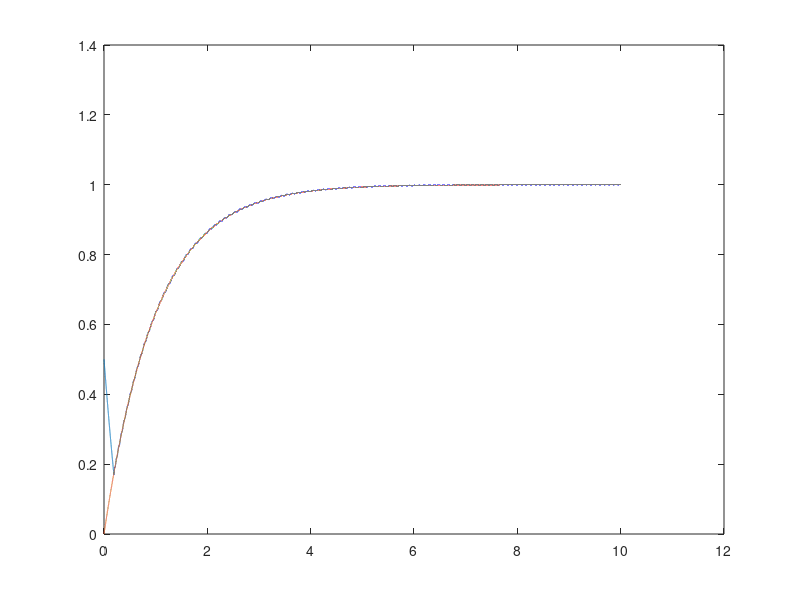
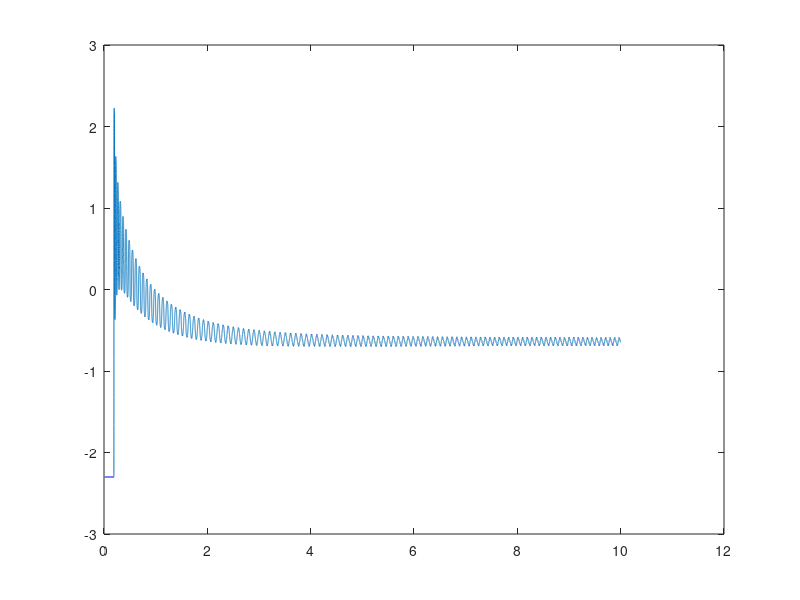
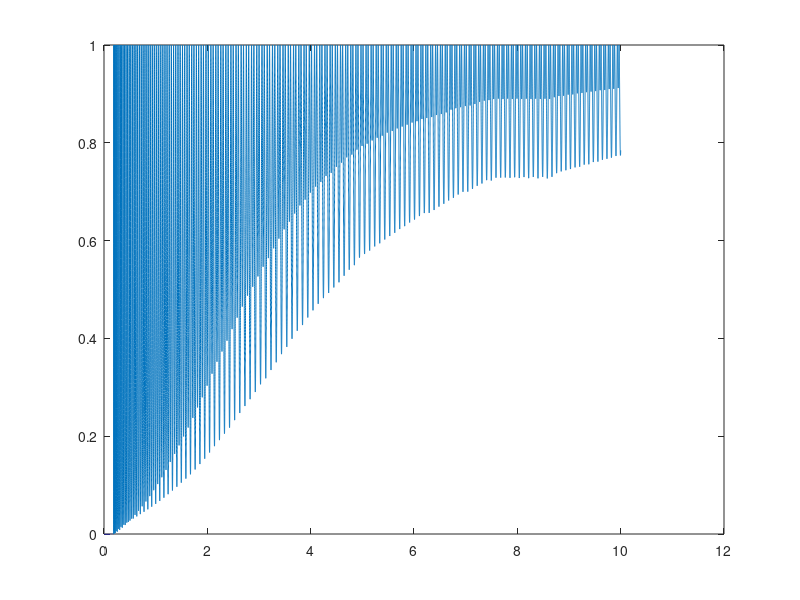
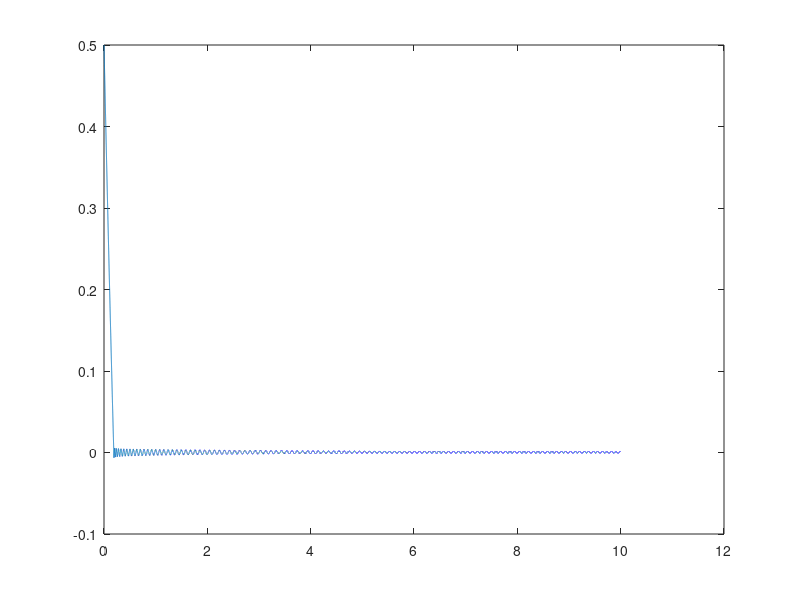

MATLAB code for these plots, in order:
% Federal University of Rio Grande do Norte
% Title: Dual Mode Adaptive Robust Controller (DMARC)
% Author: Danilo Pena
% Description: DMARC with a first order plant

clear
close all
clc

h = 0.0001; 
t = 0:h:10; 
n = max(size(t)); 

%% Initialization

t_o = zeros(1,n-1);
dym_o = zeros(1,n-1);
ym_o =  zeros(1,n-1);
dy_o = zeros(1,n-1);
y_o = zeros(1,n-1);
eo_o = zeros(1,n-1);
dtheta1_o = zeros(1,n-1);
theta1_o = zeros(1,n-1);
dtheta2_o = zeros(1,n-1);
theta2_o = zeros(1,n-1);
u_o = zeros(1,n-1);

% Variables
input_step = ones(1,n);
u = 0;
ym = 0;
y = 0.5;
eo = 0;
am = 1;
km = 1;
ap = -1;
kp = 1;
theta1 = 0;
theta2 = 0;
theta1_estimated = 2.3;
theta2_estimated = 1.3;
sigma = 1;
L = 0.000005;
mi = 0;

%% Loop

for  k=1:n

    r = input_step(k);

    % Reference model
    dym = - am*ym + km*r;
    dym_o(k) = dym;

    ym = dym*h + ym;
    ym_o(k) = ym;

    % Plant
    dy = - ap*y + kp*u;
    dy_o(k) = dy;

    y = dy*h + y;
    y_o(k) = y;

    % Control Law
    u = theta1*y + theta2*r;
    u_o(k) = u;

    % Error
    eo = y - ym;
    eo_o(k) = eo;  

    % Controller parameters
    mi = exp(-((eo*eo)/L));
    mi_o(k) = mi;
    %mi=0;
    
        if mi>0 % Dual Mode
            dtheta1 = (-sigma*theta1 - sigma*theta1_estimated*sign(eo*y))/mi;
            dtheta2 = (-sigma*theta2 - sigma*theta2_estimated*sign(eo*r))/mi;

            theta1 = dtheta1*h + theta1;
            theta2 = dtheta2*h + theta2;
        else  % VS-MRAC
            theta1 = - theta1_estimated*sign(eo*y);
            theta2 = - theta2_estimated*sign(eo*r);
        end 

    theta1_o(k) = theta1;
    theta2_o(k) = theta2;

    t_o(k) = k*h;
end

%% Plots

figure (1)
plot(t_o,y_o,t_o,ym_o)

figure (2)
plot(t_o,theta1_o)

%figure (3)
%plot(t_o,teta2_o)

%figure (4)
%plot(t_o,u_o)

%figure (5)
%plot(t_o,eo_o)

figure (3)
plot(t_o,mi_o)

figure (4)
plot(t_o,eo_o)